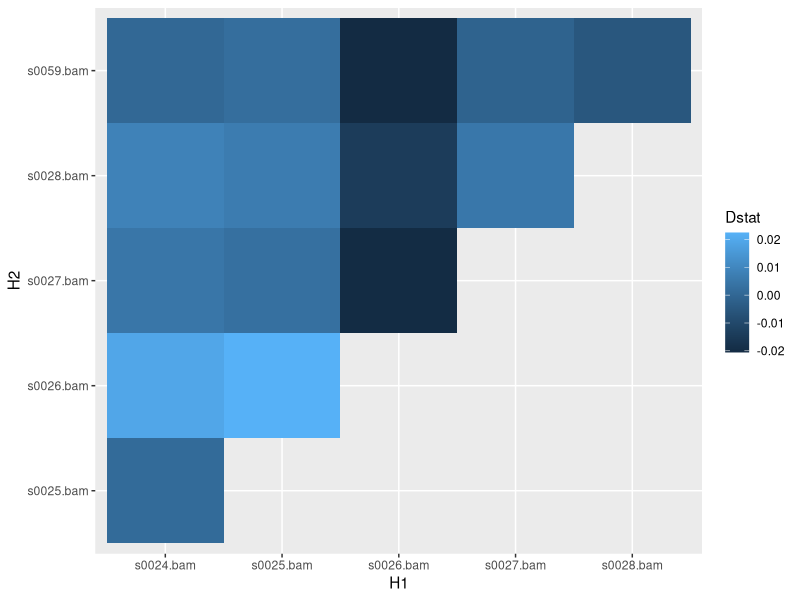
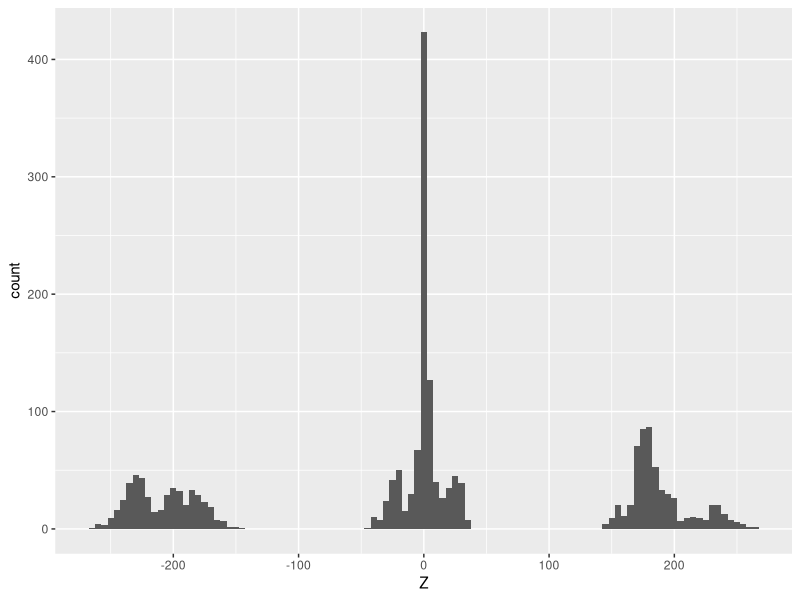
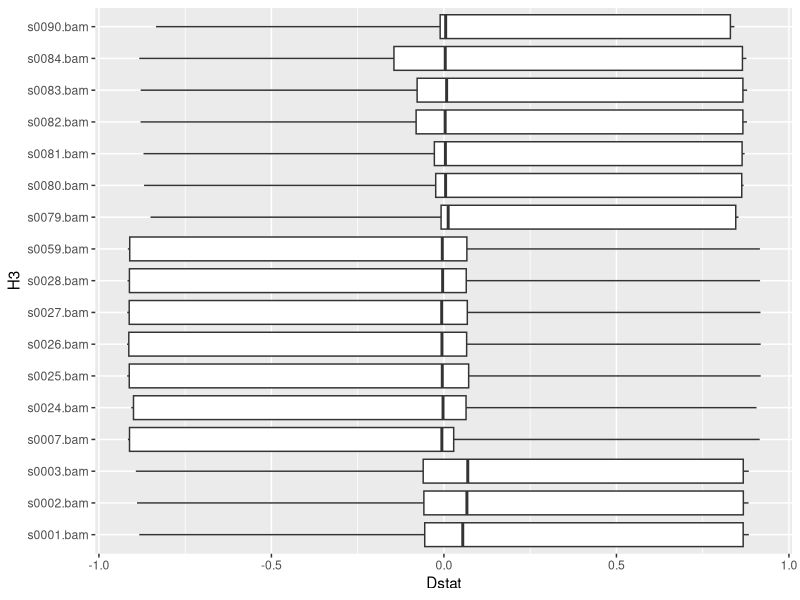
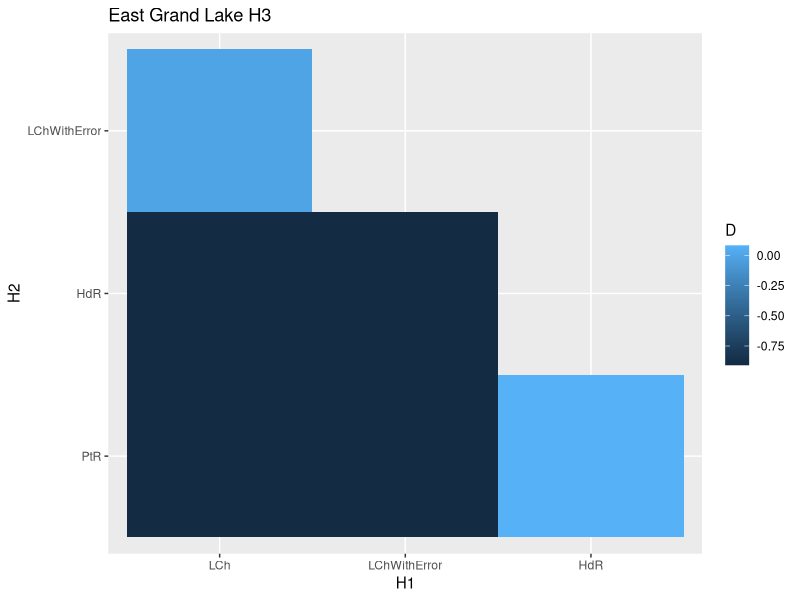
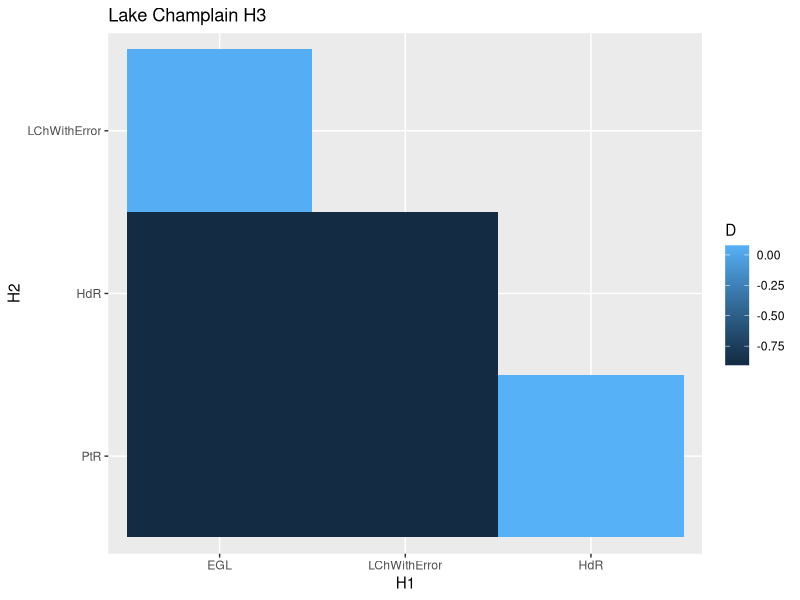
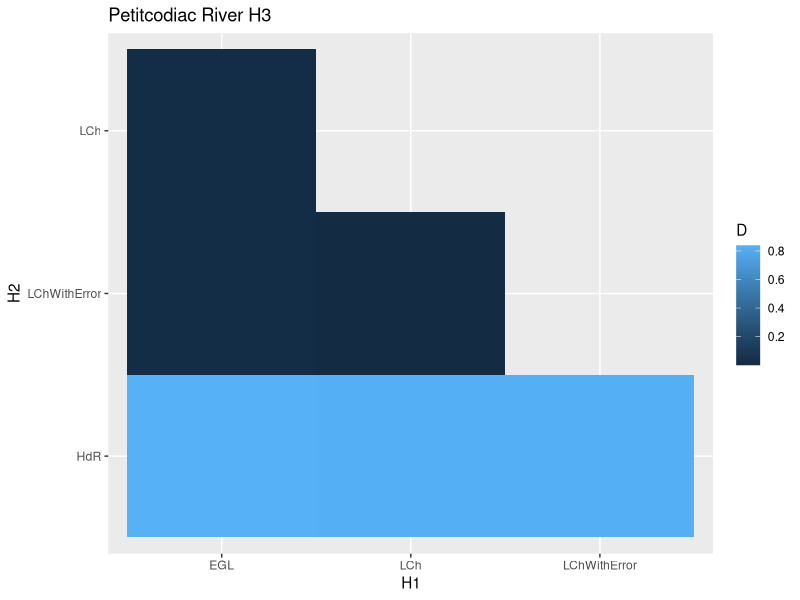
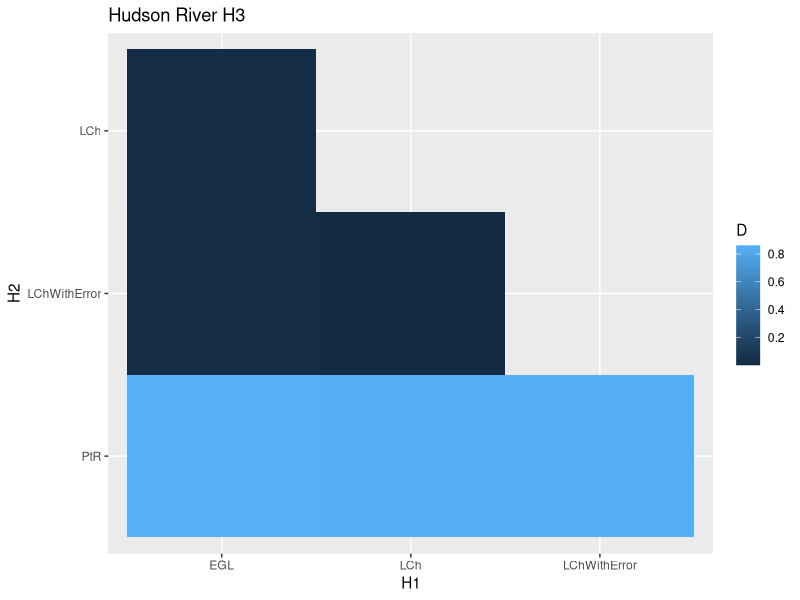

The R script that drew these images, in order:
## ---- chunk 1
library(tidyverse)
## ---- chunk 2
data <- read_tsv("data/d_stats/MIDL_test.txt")
## ---- chunk 3
ggplot(filter(data, H3 == "s0007.bam")) +
  geom_tile(mapping = aes(x = H1, 
                          y = H2, 
                          fill = Dstat))
## ---- chunk 4
data2 <- read_tsv("data/d_stats/MIDL_w_blue_test.txt")
## ---- chunk 5
ggplot(data2) +
  geom_histogram(mapping = aes(x = Z), 
                 binwidth = 5)
ggplot(data2) +
  geom_boxplot(mapping = aes(x = Dstat, y = H3)) 
## ---- chunk 6
observed <- read_tsv("data/d_stats/result.Observed.txt")
errCor <- read_tsv("data/d_stats/result.ErrorCorr.txt")
errCor_TransRem <- read_tsv("data/d_stats/result.ErrorCorr.TransRem.txt")
TransRem <- read_tsv("data/d_stats/result.TransRem.txt")
## ---- chunk 7
ggplot(filter(observed, H3 == "EGL")) +
  geom_tile(aes(x = factor(H1, levels = c("LCh", 
                                          "LChWithError", 
                                          "HdR")), 
                y = factor(H2, levels = c("PtR", 
                                          "HdR", 
                                          "LChWithError")), 
                fill = D)) +
  labs(x = "H1", 
       y = "H2", 
       title = "East Grand Lake H3")
## ---- chunk 8
ggplot(filter(observed, H3 == "LCh")) +
  geom_tile(aes(x = factor(H1, levels = c("EGL", 
                                          "LChWithError", 
                                          "HdR")), 
                y = factor(H2, levels = c("PtR", 
                                          "HdR", 
                                          "LChWithError")), 
                fill = D)) +
  labs(x = "H1", 
       y = "H2", 
       title = "Lake Champlain H3")
## ---- chunk 9
ggplot(filter(observed, H3 == "PtR")) +
  geom_tile(aes(x = factor(H1, levels = c("EGL", 
                                          "LCh", 
                                          "LChWithError")), 
                y = factor(H2, levels = c("HdR", 
                                          "LChWithError", 
                                          "LCh")), 
                fill = D)) +
  labs(x = "H1", 
       y = "H2", 
       title = "Petitcodiac River H3")
## ---- chunk 10
ggplot(filter(observed, H3 == "HdR")) +
  geom_tile(aes(x = factor(H1, levels = c("EGL", 
                                          "LCh", 
                                          "LChWithError")), 
                y = factor(H2, levels = c("PtR", 
                                          "LChWithError", 
                                          "LCh")), 
                fill = D)) +
  labs(x = "H1", 
       y = "H2", 
       title = "Hudson River H3")
